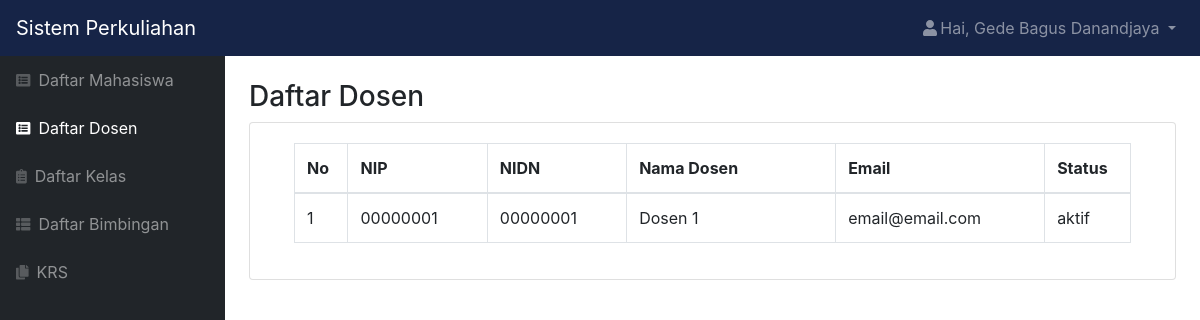
The page /dosen.php (signed in) on the database as committed earlier.
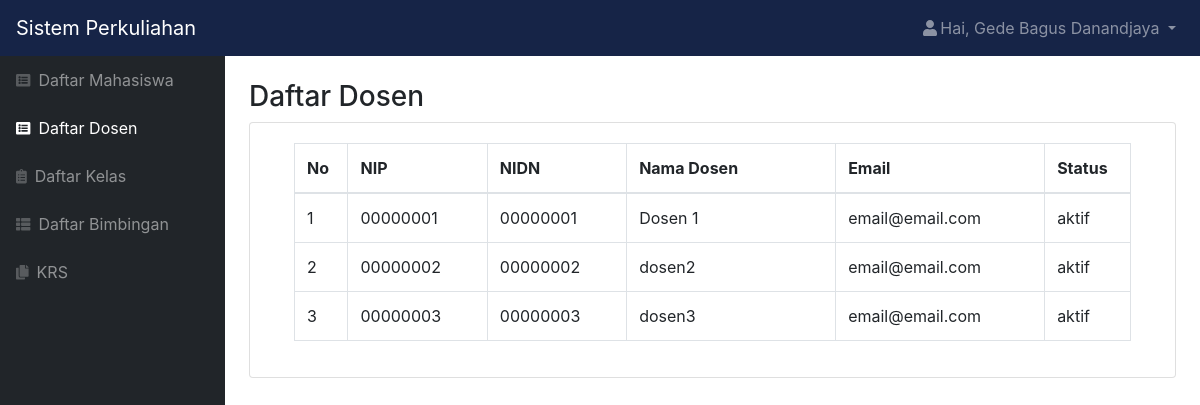
The same page on the database as committed later.
### tables this page shows
CREATE TABLE `dosen` (
  `id_dosen` int(11) NOT NULL,
  `role` char(1) NOT NULL,
  `nip` varchar(25) NOT NULL,
  `nidn` char(10) NOT NULL,
  `nama` varchar(50) NOT NULL,
  `email` varchar(50) NOT NULL,
  `alamat` varchar(50) NOT NULL,
  `tanggal_lahir` date NOT NULL,
  `status` varchar(20) NOT NULL,
  `password` varchar(300) NOT NULL
);

### dosen.php (the view, shortened to what this page needs)
<?php
    include "function.php";
    $queryDosen = mysqli_query($koneksi, "SELECT * FROM dosen ORDER BY nip asc");
    $nama = $_SESSION['nama'];
    $role = $_SESSION['role'];
?>
<!DOCTYPE html>
<html lang="en">
    <head>
        <link href="css/styles.css" rel="stylesheet" />
        <link href="https://cdn.datatables.net/1.10.20/css/dataTables.bootstrap4.min.css" rel="stylesheet" />
    </head>
    <body class="sb-nav-fixed">
        <nav class="sb-topnav navbar navbar-expand navbar-dark bg-dark">
            <a class="navbar-brand" href="index.html">Sistem Perkuliahan</a>
            <ul class="navbar-nav ml-auto">
                <li class="nav-item dropdown">
                    <a class="nav-link dropdown-toggle" id="userDropdown" href="#" role="button" data-toggle="dropdown" aria-haspopup="true" aria-expanded="false"><i class="fas fa-user fa-fw"></i>Hai, <?= $nama; ?> </a>
                </li>
            </ul>
        </nav>
        <div id="layoutSidenav">
            <div id="layoutSidenav_nav">
                <nav class="sb-sidenav accordion sb-sidenav-dark" id="sidenavAccordion">
                    <div class="sb-sidenav-menu">
                        <div class="nav">
                            <a class="nav-link" href="mahasiswa.php"
                                ><div class="sb-nav-link-icon"><i class="fas fa-list-alt"></i></div>
                                Daftar Mahasiswa</a
                            >
                            <a class="nav-link active" href="dosen.php"
                                ><div class="sb-nav-link-icon"><i class="fas fa-list-alt"></i></div>
                                Daftar Dosen</a
                            >
                            <a class="nav-link" href="kelas.php"
                                ><div class="sb-nav-link-icon"><i class="fas fa-clipboard-list"></i></div>
                                Daftar Kelas</a
                            >
                            <a class="nav-link" href="bimbingan.php"
                                ><div class="sb-nav-link-icon"><i class="fas fa-th-list"></i></div>
                                Daftar Bimbingan</a
                            >
                            <?php if($role == "1") { ?>
                            <a class="nav-link" href="krs.php"
                                ><div class="sb-nav-link-icon"><i class="fas fa-copy"></i></div>
                                KRS</a>
                            <?php } ?>
                        </div>
                    </div>
                </nav>
            </div>
            <div id="layoutSidenav_content">
                <main>
                    <div class="container-fluid">
                        <h3 class="mt-4">Daftar Dosen</h3>
                        <div class="card mb-4">
                            <div class="card-body">
                                <div class="table-responsive">
                                    <div class="container">
                                        <table class="table table-bordered" id="dataTable" width="100%" cellspacing="0">
                                            <thead>
                                                <tr>
                                                    <th>No</th>
                                                    <th class="col-sm-2">NIP</th>
                                                    <th class="col-sm-2">NIDN</th>
                                                    <th class="col-sm-3">Nama Dosen</th>
                                                    <th class="col-sm-3">Email</th>
                                                    <th>Status</th>
                                                </tr>
                                            </thead>
                                            <?php $i=1;
                                            foreach ($queryDosen as $data) : ?>
                                                <tr>
                                                    <td><?= $i++; ?></td>
                                                    <td><?= $data['nip']; ?></td>
                                                    <td><?= $data['nidn']; ?></td>
                                                    <td><?= $data['nama']; ?></td>
                                                    <td><?= $data['email']; ?></td>
                                                    <td><?= $data['status']; ?></td>
                                                </tr>
                                                    <?php endforeach; ?>
                                        </table>
                                    </div>
                                </div>
                            </div>
                        </div>
                    </div>
                </main>
            </div>
        </div>
    </body>
</html>

Rows that differ between the two databases and show on the page:
added dosen: nip "00000002", nidn "00000002", nama "dosen2", email "email@email.com", status "aktif"
added dosen: nip "00000003", nidn "00000003", nama "dosen3", email "email@email.com", status "aktif"
